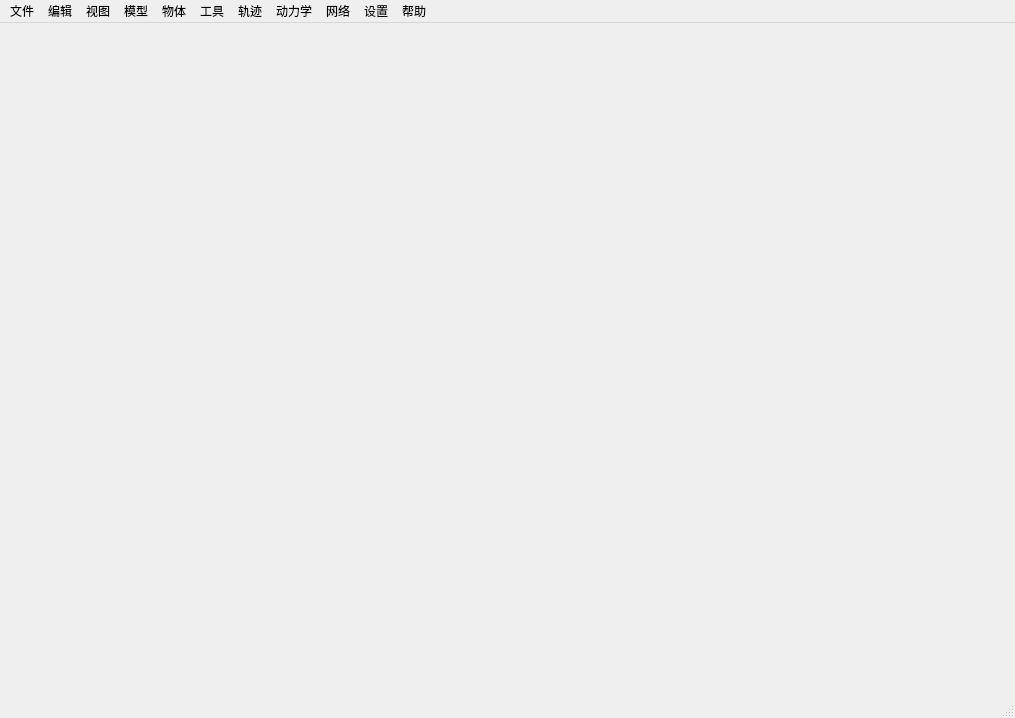
<?xml version="1.0" encoding="UTF-8"?>
<ui version="4.0">
 <class>occQtClass</class>
 <widget class="QMainWindow" name="occQtClass">
  <property name="geometry">
   <rect>
    <x>0</x>
    <y>0</y>
    <width>1015</width>
    <height>718</height>
   </rect>
  </property>
  <widget class="QWidget" name="centralWidget"/>
  <widget class="QMenuBar" name="menuBar">
   <property name="geometry">
    <rect>
     <x>0</x>
     <y>0</y>
     <width>1015</width>
     <height>21</height>
    </rect>
   </property>
   <widget class="QMenu" name="menuFile">
    <property name="title">
     <string>文件</string>
    </property>
    <addaction name="actionopen"/>
    <addaction name="actionOpen_Tool"/>
    <addaction name="actionOpen_Coord"/>
    <addaction name="separator"/>
    <addaction name="actionClear_Moding"/>
    <addaction name="separator"/>
    <addaction name="actionExit"/>
   </widget>
   <widget class="QMenu" name="menuView">
    <property name="title">
     <string>视图</string>
    </property>
    <widget class="QMenu" name="menu">
     <property name="title">
      <string>显示模式</string>
     </property>
     <addaction name="actionwireframe"/>
     <addaction name="actionshaded"/>
    </widget>
    <widget class="QMenu" name="menuswitchview">
     <property name="title">
      <string>切换视图</string>
     </property>
     <addaction name="actionfrontview"/>
     <addaction name="actionrearview"/>
     <addaction name="actionleftview"/>
     <addaction name="actionrightview"/>
     <addaction name="actiontopview"/>
     <addaction name="actionupview"/>
     <addaction name="actionAxoview"/>
    </widget>
    <widget class="QMenu" name="menuBackground">
     <property name="title">
      <string>背景</string>
     </property>
     <addaction name="actiongray"/>
     <addaction name="actionBg_Black"/>
    </widget>
    <widget class="QMenu" name="menuGrid">
     <property name="title">
      <string>网格</string>
     </property>
     <addaction name="actionGrid_enable"/>
     <addaction name="actionGrid_disable"/>
    </widget>
    <addaction name="menu"/>
    <addaction name="separator"/>
    <addaction name="menuswitchview"/>
    <addaction name="separator"/>
    <addaction name="menuBackground"/>
    <addaction name="menuGrid"/>
    <addaction name="separator"/>
    <addaction name="actionZoom"/>
    <addaction name="actionPan"/>
    <addaction name="actionRotate"/>
    <addaction name="separator"/>
    <addaction name="actionReset"/>
    <addaction name="actionFitAll"/>
   </widget>
   <widget class="QMenu" name="menuModeling">
    <property name="title">
     <string>模型</string>
    </property>
    <widget class="QMenu" name="menuConfig">
     <property name="title">
      <string>配置</string>
     </property>
     <addaction name="actionDH_Config"/>
     <addaction name="actionRobotConfig"/>
    </widget>
    <widget class="QMenu" name="menuload">
     <property name="title">
      <string>加载模型</string>
     </property>
     <addaction name="separator"/>
    </widget>
    <addaction name="actionimport"/>
    <addaction name="menuload"/>
    <addaction name="separator"/>
    <addaction name="menuConfig"/>
   </widget>
   <widget class="QMenu" name="menuHelp">
    <property name="title">
     <string>帮助</string>
    </property>
    <addaction name="actionHistoryVersion"/>
    <addaction name="actionCheck_updae"/>
    <addaction name="separator"/>
    <addaction name="actionAbout"/>
    <addaction name="actionAboutQt"/>
   </widget>
   <widget class="QMenu" name="menuNetwork">
    <property name="title">
     <string>网络</string>
    </property>
    <widget class="QMenu" name="menuremore_control">
     <property name="title">
      <string>远程控制</string>
     </property>
     <addaction name="actionremote_enable"/>
     <addaction name="actionremote_disable"/>
    </widget>
    <addaction name="menuremore_control"/>
    <addaction name="separator"/>
   </widget>
   <widget class="QMenu" name="menuTrajectory">
    <property name="title">
     <string>轨迹</string>
    </property>
    <addaction name="actionStartrecord"/>
    <addaction name="actionStoprecord"/>
    <addaction name="separator"/>
    <addaction name="actionCleartrajectory"/>
    <addaction name="separator"/>
    <addaction name="actionimporttrajectory"/>
    <addaction name="actionExporttrajectory"/>
    <addaction name="separator"/>
    <addaction name="oscilloscope"/>
   </widget>
   <widget class="QMenu" name="menuEdit">
    <property name="title">
     <string>编辑</string>
    </property>
    <addaction name="actionEdit_enable"/>
    <addaction name="actionEdit_disable"/>
   </widget>
   <widget class="QMenu" name="menuDynamics">
    <property name="title">
     <string>动力学</string>
    </property>
    <addaction name="IncentiveTrajectory"/>
    <addaction name="separator"/>
    <addaction name="IncentiveTrajectoryStart"/>
    <addaction name="IncentiveTrajectoryStop"/>
   </widget>
   <widget class="QMenu" name="menu_2">
    <property name="title">
     <string>设置</string>
    </property>
    <widget class="QMenu" name="default_robot_2">
     <property name="title">
      <string>默认模型</string>
     </property>
     <addaction name="separator"/>
    </widget>
    <addaction name="actionconfig"/>
    <addaction name="separator"/>
    <addaction name="default_robot_2"/>
   </widget>
   <widget class="QMenu" name="menuObject">
    <property name="title">
     <string>物体</string>
    </property>
    <addaction name="actionAdd_Static_Table"/>
    <addaction name="actionAdd_Dynamic_Cube"/>
   </widget>
   <widget class="QMenu" name="menuTool">
    <property name="title">
     <string>工具</string>
    </property>
    <addaction name="actionLoadTool"/>
   </widget>
   <addaction name="menuFile"/>
   <addaction name="menuEdit"/>
   <addaction name="menuView"/>
   <addaction name="menuModeling"/>
   <addaction name="menuObject"/>
   <addaction name="menuTool"/>
   <addaction name="menuTrajectory"/>
   <addaction name="menuDynamics"/>
   <addaction name="menuNetwork"/>
   <addaction name="menu_2"/>
   <addaction name="menuHelp"/>
  </widget>
  <widget class="QStatusBar" name="statusBar"/>
  <action name="actionExit">
   <property name="text">
    <string>退出</string>
   </property>
   <property name="shortcut">
    <string>Ctrl+Q</string>
   </property>
  </action>
  <action name="actionZoom">
   <property name="checkable">
    <bool>false</bool>
   </property>
   <property name="icon">
    <iconset resource="occqt.qrc">
     <normaloff>:/Resources/Zoom.png</normaloff>:/Resources/Zoom.png</iconset>
   </property>
   <property name="text">
    <string>Zoom</string>
   </property>
  </action>
  <action name="actionPan">
   <property name="checkable">
    <bool>false</bool>
   </property>
   <property name="icon">
    <iconset resource="occqt.qrc">
     <normaloff>:/Resources/Pan.png</normaloff>:/Resources/Pan.png</iconset>
   </property>
   <property name="text">
    <string>Pan</string>
   </property>
  </action>
  <action name="actionRotate">
   <property name="checkable">
    <bool>false</bool>
   </property>
   <property name="checked">
    <bool>false</bool>
   </property>
   <property name="icon">
    <iconset resource="occqt.qrc">
     <normaloff>:/Resources/Rotate.png</normaloff>:/Resources/Rotate.png</iconset>
   </property>
   <property name="text">
    <string>Rotate</string>
   </property>
  </action>
  <action name="actionReset">
   <property name="icon">
    <iconset resource="occqt.qrc">
     <normaloff>:/Resources/Home.png</normaloff>:/Resources/Home.png</iconset>
   </property>
   <property name="text">
    <string>复位</string>
   </property>
  </action>
  <action name="actionFitAll">
   <property name="icon">
    <iconset resource="occqt.qrc">
     <normaloff>:/Resources/FitAll.png</normaloff>:/Resources/FitAll.png</iconset>
   </property>
   <property name="text">
    <string>自适应</string>
   </property>
  </action>
  <action name="actionAbout">
   <property name="icon">
    <iconset resource="occqt.qrc">
     <normaloff>:/Resources/logo.ico</normaloff>:/Resources/logo.ico</iconset>
   </property>
   <property name="text">
    <string>关于</string>
   </property>
  </action>
  <action name="actionBox">
   <property name="icon">
    <iconset resource="occqt.qrc">
     <normaloff>:/Resources/box.png</normaloff>:/Resources/box.png</iconset>
   </property>
   <property name="text">
    <string>Box</string>
   </property>
  </action>
  <action name="actionCone">
   <property name="icon">
    <iconset resource="occqt.qrc">
     <normaloff>:/Resources/cone.png</normaloff>:/Resources/cone.png</iconset>
   </property>
   <property name="text">
    <string>Cone</string>
   </property>
  </action>
  <action name="actionSphere">
   <property name="icon">
    <iconset resource="occqt.qrc">
     <normaloff>:/Resources/sphere.png</normaloff>:/Resources/sphere.png</iconset>
   </property>
   <property name="text">
    <string>Sphere</string>
   </property>
  </action>
  <action name="actionCylinder">
   <property name="icon">
    <iconset resource="occqt.qrc">
     <normaloff>:/Resources/cylinder.png</normaloff>:/Resources/cylinder.png</iconset>
   </property>
   <property name="text">
    <string>Cylinder</string>
   </property>
  </action>
  <action name="actionTorus">
   <property name="icon">
    <iconset resource="occqt.qrc">
     <normaloff>:/Resources/torus.png</normaloff>:/Resources/torus.png</iconset>
   </property>
   <property name="text">
    <string>Torus</string>
   </property>
  </action>
  <action name="actionFillet">
   <property name="icon">
    <iconset resource="occqt.qrc">
     <normaloff>:/Resources/fillet.png</normaloff>:/Resources/fillet.png</iconset>
   </property>
   <property name="text">
    <string>Fillet</string>
   </property>
  </action>
  <action name="actionChamfer">
   <property name="icon">
    <iconset resource="occqt.qrc">
     <normaloff>:/Resources/chamfer.png</normaloff>:/Resources/chamfer.png</iconset>
   </property>
   <property name="text">
    <string>Chamfer</string>
   </property>
  </action>
  <action name="actionExtrude">
   <property name="icon">
    <iconset resource="occqt.qrc">
     <normaloff>:/Resources/extrude.png</normaloff>:/Resources/extrude.png</iconset>
   </property>
   <property name="text">
    <string>Extrude</string>
   </property>
  </action>
  <action name="actionRevolve">
   <property name="icon">
    <iconset resource="occqt.qrc">
     <normaloff>:/Resources/revolve.png</normaloff>:/Resources/revolve.png</iconset>
   </property>
   <property name="text">
    <string>Rovelve</string>
   </property>
  </action>
  <action name="actionLoft">
   <property name="icon">
    <iconset resource="occqt.qrc">
     <normaloff>:/Resources/loft.png</normaloff>:/Resources/loft.png</iconset>
   </property>
   <property name="text">
    <string>Loft</string>
   </property>
  </action>
  <action name="actionCut">
   <property name="icon">
    <iconset resource="occqt.qrc">
     <normaloff>:/Resources/cut.png</normaloff>:/Resources/cut.png</iconset>
   </property>
   <property name="text">
    <string>Cut</string>
   </property>
  </action>
  <action name="actionFuse">
   <property name="icon">
    <iconset resource="occqt.qrc">
     <normaloff>:/Resources/fuse.png</normaloff>:/Resources/fuse.png</iconset>
   </property>
   <property name="text">
    <string>Fuse</string>
   </property>
  </action>
  <action name="actionCommon">
   <property name="icon">
    <iconset resource="occqt.qrc">
     <normaloff>:/Resources/common.png</normaloff>:/Resources/common.png</iconset>
   </property>
   <property name="text">
    <string>Common</string>
   </property>
  </action>
  <action name="actionHelix">
   <property name="icon">
    <iconset resource="occqt.qrc">
     <normaloff>:/Resources/helix.png</normaloff>:/Resources/helix.png</iconset>
   </property>
   <property name="text">
    <string>Helix</string>
   </property>
  </action>
  <action name="actionopen">
   <property name="text">
    <string>打开机器人</string>
   </property>
   <property name="shortcut">
    <string>Ctrl+O</string>
   </property>
  </action>
  <action name="actionimport">
   <property name="text">
    <string>导入模型</string>
   </property>
  </action>
  <action name="actionCheck_updae">
   <property name="text">
    <string>检查更新</string>
   </property>
  </action>
  <action name="actionDH_Config">
   <property name="text">
    <string>DH参数</string>
   </property>
  </action>
  <action name="actionwireframe">
   <property name="checkable">
    <bool>true</bool>
   </property>
   <property name="text">
    <string>线框模式</string>
   </property>
   <property name="shortcut">
    <string>F</string>
   </property>
  </action>
  <action name="actionshaded">
   <property name="checkable">
    <bool>true</bool>
   </property>
   <property name="text">
    <string>实体模式</string>
   </property>
   <property name="shortcut">
    <string>S</string>
   </property>
  </action>
  <action name="actionfrontview">
   <property name="text">
    <string>前视图</string>
   </property>
   <property name="shortcut">
    <string>1</string>
   </property>
  </action>
  <action name="actionrearview">
   <property name="text">
    <string>后视图</string>
   </property>
   <property name="shortcut">
    <string>2</string>
   </property>
  </action>
  <action name="actionleftview">
   <property name="text">
    <string>左视图</string>
   </property>
   <property name="shortcut">
    <string>3</string>
   </property>
  </action>
  <action name="actionrightview">
   <property name="text">
    <string>右视图</string>
   </property>
   <property name="shortcut">
    <string>4</string>
   </property>
  </action>
  <action name="actiontopview">
   <property name="text">
    <string>俯视图</string>
   </property>
   <property name="shortcut">
    <string>5</string>
   </property>
  </action>
  <action name="actionupview">
   <property name="text">
    <string>仰视图</string>
   </property>
   <property name="shortcut">
    <string>6</string>
   </property>
  </action>
  <action name="actionAxoview">
   <property name="text">
    <string>轴视图</string>
   </property>
   <property name="shortcut">
    <string>7</string>
   </property>
  </action>
  <action name="actionStartrecord">
   <property name="checkable">
    <bool>true</bool>
   </property>
   <property name="text">
    <string>开始记录</string>
   </property>
  </action>
  <action name="actionStoprecord">
   <property name="checkable">
    <bool>true</bool>
   </property>
   <property name="text">
    <string>停止记录</string>
   </property>
  </action>
  <action name="actionCleartrajectory">
   <property name="text">
    <string>清除轨迹</string>
   </property>
  </action>
  <action name="actionimporttrajectory">
   <property name="text">
    <string>导入轨迹</string>
   </property>
  </action>
  <action name="actionExporttrajectory">
   <property name="text">
    <string>导出轨迹</string>
   </property>
   <property name="iconText">
    <string>导出轨迹</string>
   </property>
  </action>
  <action name="actionremote_enable">
   <property name="checkable">
    <bool>true</bool>
   </property>
   <property name="text">
    <string>远程控制开启</string>
   </property>
  </action>
  <action name="actionremote_disable">
   <property name="checkable">
    <bool>true</bool>
   </property>
   <property name="text">
    <string>远程控制关闭</string>
   </property>
  </action>
  <action name="actionOpen_Tool">
   <property name="text">
    <string>打开工具</string>
   </property>
  </action>
  <action name="actionOpen_Coord">
   <property name="text">
    <string>打开工作台</string>
   </property>
  </action>
  <action name="actionClear_Moding">
   <property name="text">
    <string>清除模型</string>
   </property>
  </action>
  <action name="actiongray">
   <property name="checkable">
    <bool>true</bool>
   </property>
   <property name="text">
    <string>灰色背景</string>
   </property>
   <property name="shortcut">
    <string>G</string>
   </property>
  </action>
  <action name="actionBg_Black">
   <property name="checkable">
    <bool>true</bool>
   </property>
   <property name="text">
    <string>黑色背景</string>
   </property>
   <property name="shortcut">
    <string>B</string>
   </property>
  </action>
  <action name="actionGrid_enable">
   <property name="checkable">
    <bool>true</bool>
   </property>
   <property name="text">
    <string>网格开启</string>
   </property>
  </action>
  <action name="actionGrid_disable">
   <property name="checkable">
    <bool>true</bool>
   </property>
   <property name="text">
    <string>网格禁用</string>
   </property>
  </action>
  <action name="actionAboutQt">
   <property name="text">
    <string>关于QT</string>
   </property>
  </action>
  <action name="actionEdit_enable">
   <property name="checkable">
    <bool>true</bool>
   </property>
   <property name="text">
    <string>开启编辑</string>
   </property>
  </action>
  <action name="actionEdit_disable">
   <property name="checkable">
    <bool>true</bool>
   </property>
   <property name="checked">
    <bool>true</bool>
   </property>
   <property name="text">
    <string>关闭编辑</string>
   </property>
  </action>
  <action name="actionconfig">
   <property name="text">
    <string>配置</string>
   </property>
  </action>
  <action name="actionRobotConfig">
   <property name="text">
    <string>机器人配置</string>
   </property>
  </action>
  <action name="actionHistoryVersion">
   <property name="text">
    <string>更新日志</string>
   </property>
  </action>
  <action name="IncentiveTrajectory">
   <property name="text">
    <string>激励轨迹</string>
   </property>
  </action>
  <action name="IncentiveTrajectoryStart">
   <property name="text">
    <string>运行激励轨迹</string>
   </property>
  </action>
  <action name="IncentiveTrajectoryStop">
   <property name="text">
    <string>停止运行激励轨迹</string>
   </property>
  </action>
  <action name="oscilloscope">
   <property name="text">
    <string>示波器</string>
   </property>
  </action>
  <action name="actionbroadcast">
   <property name="text">
    <string>广播控制</string>
   </property>
  </action>
  <action name="actionAdd_Static_Table">
   <property name="text">
    <string>添加静态桌面</string>
   </property>
  </action>
  <action name="actionAdd_Dynamic_Cube">
   <property name="text">
    <string>添加动态立方体</string>
   </property>
  </action>
  <action name="actionLoadTool">
   <property name="text">
    <string>加载虚拟工具</string>
   </property>
  </action>
 </widget>
 <layoutdefault spacing="6" margin="11"/>
 <resources>
  <include location="occqt.qrc"/>
 </resources>
 <connections/>
</ui>
